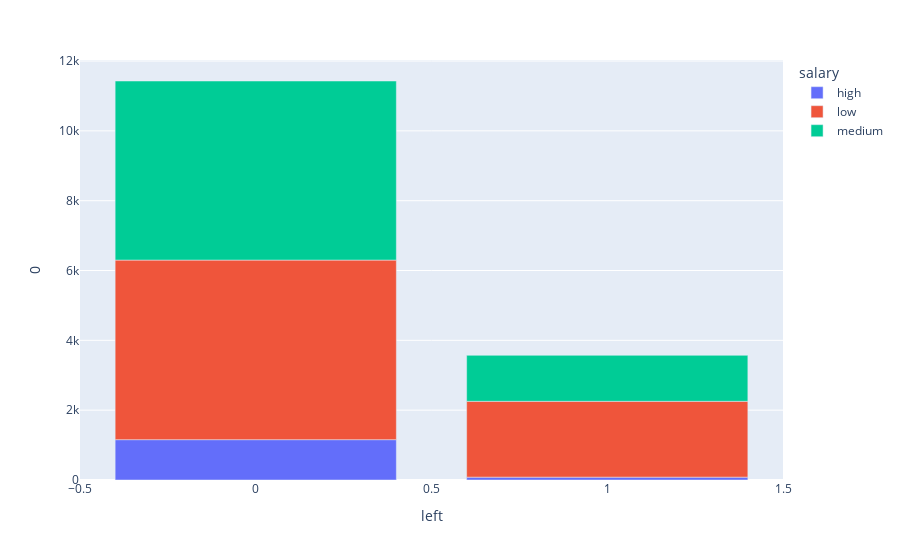

Notebook source saved alongside this figure:
### Markdown cell above
### Distribution of retired and remaining employees by the level of salaries

### Code cell
fig=px.bar(data.groupby(['left', 'salary']).size().reset_index(), x='left', y=0, color='salary')
iplot(fig)

### Figure 1 — Plotly figure (JSON) as saved in the notebook; plotly's stock layout.template omitted (floating-point values rounded to 4 significant figures)
{"data": [{"alignmentgroup": "True", "hovertemplate": "salary=high<br>left=%{x}<br>0=%{y}<extra></extra>", "legendgroup": "high", "marker": {"color": "#636efa"}, "name": "high", "offsetgroup": "high", "orientation": "v", "showlegend": true, "textposition": "auto", "type": "bar", "x": [0, 1], "xaxis": "x", "y": [1155, 82], "yaxis": "y"}, {"alignmentgroup": "True", "hovertemplate": "salary=low<br>left=%{x}<br>0=%{y}<extra></extra>", "legendgroup": "low", "marker": {"color": "#EF553B"}, "name": "low", "offsetgroup": "low", "orientation": "v", "showlegend": true, "textposition": "auto", "type": "bar", "x": [0, 1], "xaxis": "x", "y": [5144, 2172], "yaxis": "y"}, {"alignmentgroup": "True", "hovertemplate": "salary=medium<br>left=%{x}<br>0=%{y}<extra></extra>", "legendgroup": "medium", "marker": {"color": "#00cc96"}, "name": "medium", "offsetgroup": "medium", "orientation": "v", "showlegend": true, "textposition": "auto", "type": "bar", "x": [0, 1], "xaxis": "x", "y": [5129, 1317], "yaxis": "y"}], "layout": {"barmode": "relative", "legend": {"title": {"text": "salary"}, "tracegroupgap": 0}, "margin": {"t": 60}, "xaxis": {"anchor": "y", "domain": [0, 1], "title": {"text": "left"}}, "yaxis": {"anchor": "x", "domain": [0, 1], "title": {"text": "0"}}}}
